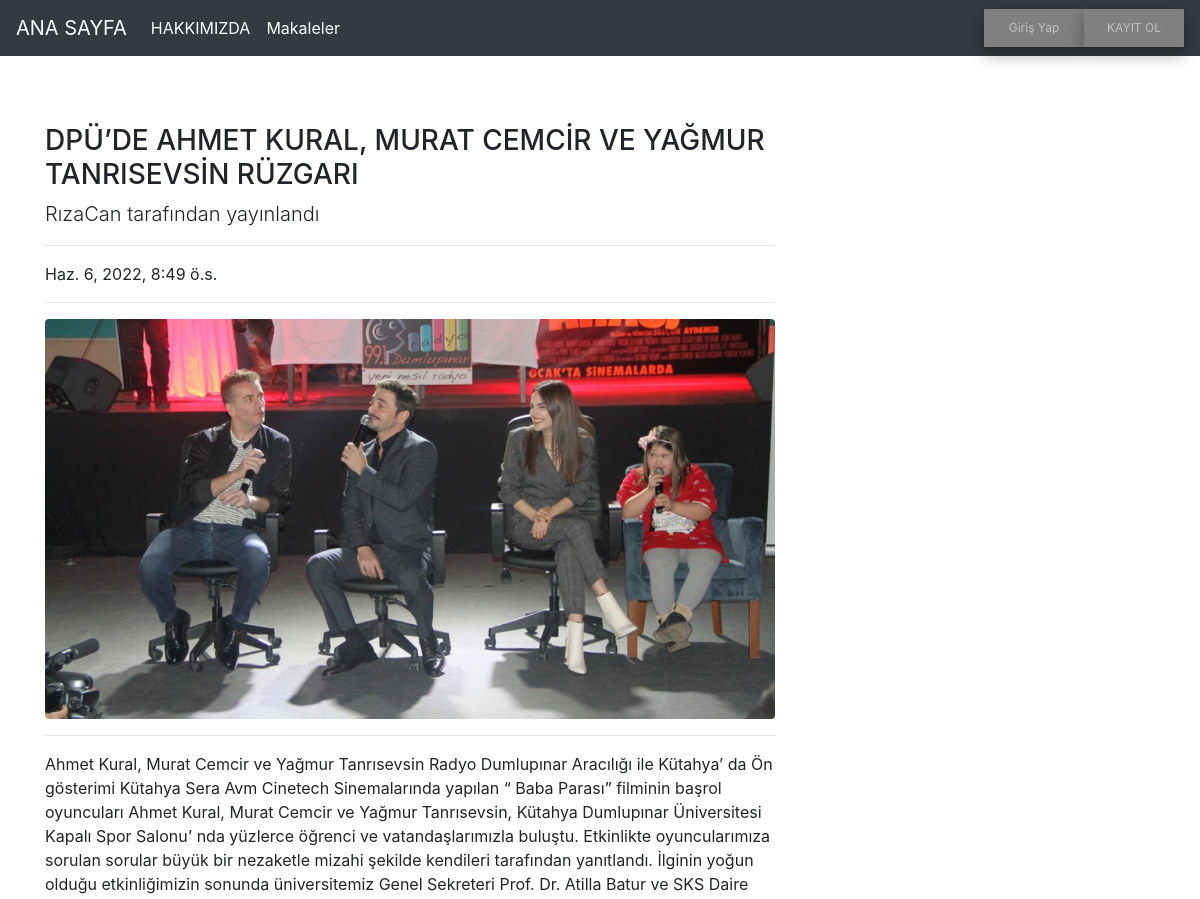
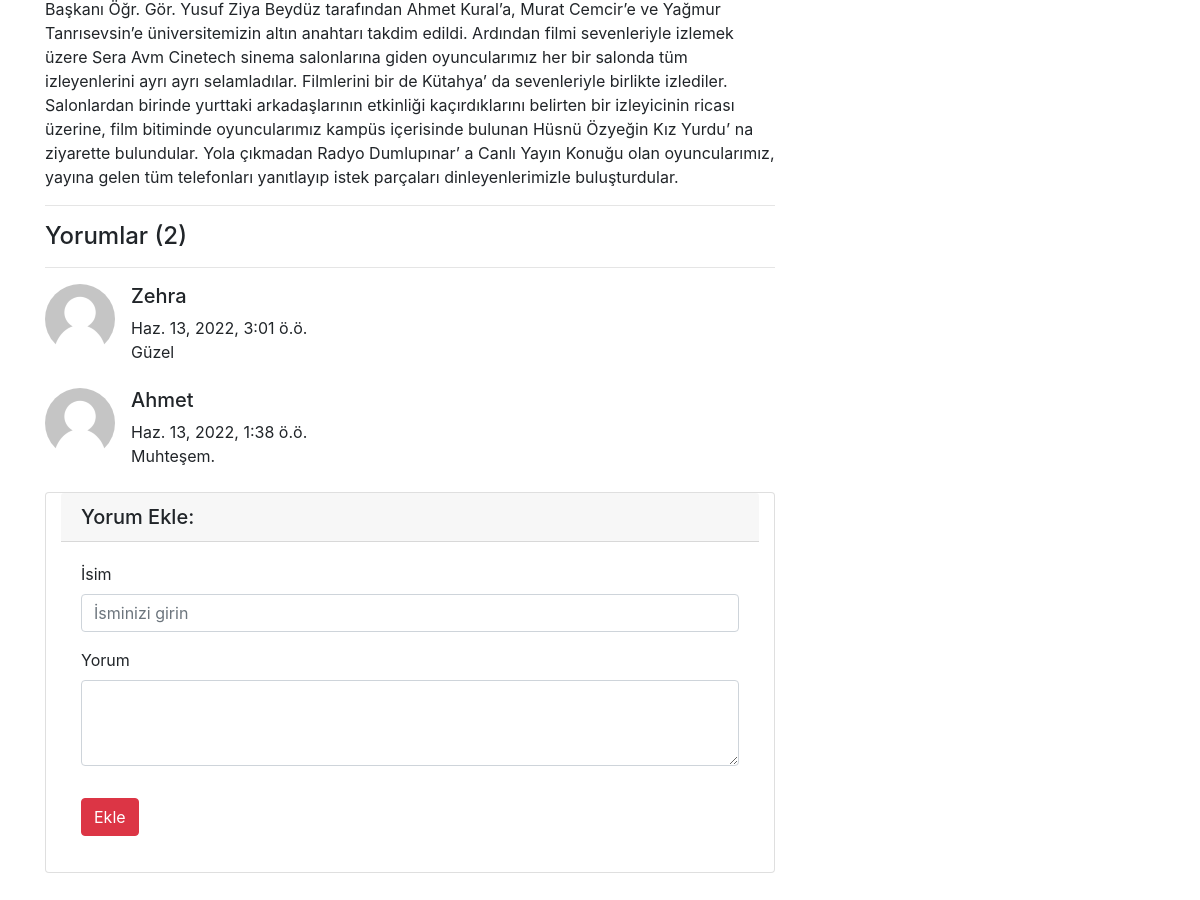
The app's page /articles/article/2/ with its own data (2 pictures, top to bottom).
### article/models.py (models this page shows, shortened)
class Article(models.Model):
   author = models.ForeignKey("auth.User" ,on_delete = models.CASCADE, verbose_name="Yazar")
   title = models.CharField(max_length=75, verbose_name="Başlık")
   content = RichTextField("İçerik")
   created_date = models.DateTimeField(auto_now_add=True, verbose_name="Oluşturulma Zamanı")
   article_image = models.FileField(blank = True,null = True,verbose_name="Makaleye Fotoğraf Ekleyin")

class Comment(models.Model):
    article = models.ForeignKey(Article,on_delete = models.CASCADE,verbose_name = "Makale",related_name="comments")
    comment_author = models.CharField(max_length = 50,verbose_name = "İsim")
    comment_content = models.CharField(max_length = 200,verbose_name = "Yorum")
    comment_date = models.DateTimeField(auto_now_add=True)
    class Meta:
        ordering = ['-comment_date']

### article/views.py (the view)
# urls.py: path('article/<int:id>/', views.detail, name='detail'),
def detail (request,id):
    article = get_object_or_404(Article, id=id)
    comments = article.comments.all()
    return render(request,"detail.html",{"article":article,"comments":comments})

### templates/detail.html (shortened to what this page needs)
{% extends "layout.html" %}
{% block body %}
<div class="row">
    <div class="col-lg-8">
      <h3 class="mt-4">{{article.title}}</h3>
      <p class="lead">
        {{article.author.username}} tarafından yayınlandı
      </p>
      <hr>
      <p>{{article.created_date}}</p>
      <hr>
     {% if article.article_image %}
     <img class="img-fluid rounded" src="{{article.article_image.url}}" alt=""/>
     {% endif %}
      <hr>
      <p class="lead">
        {{article.content|safe}}
    </p>
    <hr>
    <h4>Yorumlar {% if comments %}({{comments.count }}){% endif %}</h4>
    <hr>
    {% if comments %}
      {% for comment in comments  %}
      <div class="media mb-4">
        <img class="d-flex mr-3 rounded-circle" src="/media/anonim.png"  alt="">
        <div class="media-body">
          <h5 class="mt-0">{{ comment.comment_author}}</h5>
          {{comment.comment_date}} <br>
          {{comment.comment_content}}
        </div>
      </div>
    {% endfor %}
    {% else %}
    <div class ="alert alert-danger">
      Bu makaleye herhangi bir yorum yazılmamış,ilk yorum yapan siz olun!
    </div>
    {% endif %}
    <div class="card my-4 container">
        <h5 class="card-header">Yorum Ekle:</h5>
        <div class="card-body">
          <form method = "post" action = "{% url 'article:comment' article.id %}">
            <div class="form-group">
                <label for="formGroupExampleInput">İsim</label>
                <input name = "comment_author" type="text" class="form-control" id="formGroupExampleInput" placeholder="İsminizi girin">
              </div>
            <div class="form-group">
                <label for="formGroupExampleInput">Yorum</label>
              <textarea name = "comment_content" class="form-control" rows="3"></textarea>
            </div>
            <button type="submit" class="btn btn-danger my-3">Ekle</button>
          </form>
        </div>
      </div>
      </div>
    </div>
{% endblock body %}

### templates/layout.html (shortened to what this page needs)
{% load static %}
<!DOCTYPE html>
<html lang="tr">
<head>
    <link rel="stylesheet" href="https://cdn.jsdelivr.net/npm/bootstrap@4.0.0/dist/css/bootstrap.min.css">
</head>
<body>
    {% include "includes/navbar.html" %}
    <div style = "margin-top : 100px; margin-bottom:100px;" class = "container">
        {% block body %}
        {% endblock body %}
    </div>
</body>
</html>

### templates/includes/navbar.html (shortened to what this page needs)
<head>
<nav class="navbar navbar-expand-md navbar-dark fixed-top bg-dark">
    <a class="navbar-brand" href="{%url 'index'%}">ANA SAYFA</a>
    <div class="collapse navbar-collapse" id="navbarCollapse">
      <ul class="navbar-nav mr-auto">
        <li class="nav-item active">
          <a class="nav-link" href="{% url 'about'%}"> HAKKIMIZDA </a>
        </li>
        <li class="nav-item active">
            <a class="nav-link" href="{%url 'article:articles'%}"> Makaleler </a>
          </li>
      </ul>
        <ul class="navbar-nav ml-auto">
          {% if request.user.is_authenticated %}
          <li class="nav-item activate">
            <button class="button">  <a class="nav-link" href="{% url 'article:dashboard' %}"> Kontrol Paneli </a></button>
          </li>
          <li class="nav-item activate">
            <button class="button">  <a class="nav-link" href="{% url 'user:logout'%}">Çıkış Yap</a></button>
        </li>
        {%else%}
        <li class="nav-item activate">
          <button class="button">  <a class="nav-link " href="{% url 'user:login'%}">Giriş Yap</a></button>
      </li>
        {%endif%}
        <li class="nav-item activate">
          <button class="button">  <a class="nav-link" href="{%url 'user:register'%}"> KAYIT OL</a></button>
        </li>
      </ul>
    </div>
  </nav>

### templates/includes/navbar.html (style rules this page uses)
.button { position:relative; background-color: gray; border: none; font-size: 12px; color: #FFFFFF; padding: 2px; width: 100px; text-align: center; transition-duration: 0.4s; text-decoration: none; overflow: hidden; box-shadow: 0 8px 16px 0 rgba(0,0,0,0.2), 0 6px 20px 0 rgba(0,0,0,0.19); }
.button:after { content: ""; background: black; display: block; position: absolute; padding-top: 300%; padding-left: 250%; margin-left: -20px !important; margin-top: -120%; opacity: 0; transition: all 0.8s }

### records on screen
Article: title "DPÜ’DE AHMET KURAL, MURAT CEMCİR VE YAĞMUR TANRISEVSİN RÜZGARI", author.username "RızaCan", created_date "Haz. 6, 2022, 8:49 ö.s.", article_image (picture), content "Ahmet Kural, Murat Cemcir ve Yağmur Tanrısevsin Radyo Dumlupınar Aracılığı ile Kütahya’ da Ön gösterimi Kütahya Sera Avm Cinetech Sinemalarında yapılan “ Baba Parası” filminin başrol oyuncuları Ahmet Kural, Murat Cemcir ve Yağmur Tanrısevsin, Kütahya Dumlupınar Üniversitesi Kapalı Spor Salonu’ nda yüzlerce öğrenci ve vatandaşlarımızla buluştu. Etkinlikte oyuncularımıza sorulan sorular büyük bir nezaketle mizahi şekilde kendileri tarafından yanıtlandı. İlginin yoğun olduğu etkinliğimizin sonunda üniversitemiz Genel Sekreteri Prof. Dr. Atilla Batur ve SKS Daire Başkanı Öğr. Gör. Yusuf Ziya Beydüz tarafından Ahmet Kural’a, Murat Cemcir’e ve Yağmur Tanrısevsin’e üniversitemizin altın anahtarı…"
Comment: comment_author "Zehra", comment_date "Haz. 13, 2022, 3:01 ö.ö.", comment_content "Güzel"
Comment: comment_author "Ahmet", comment_date "Haz. 13, 2022, 1:38 ö.ö.", comment_content "Muhteşem."

### other values on screen
{{ comments.count }} "2"
